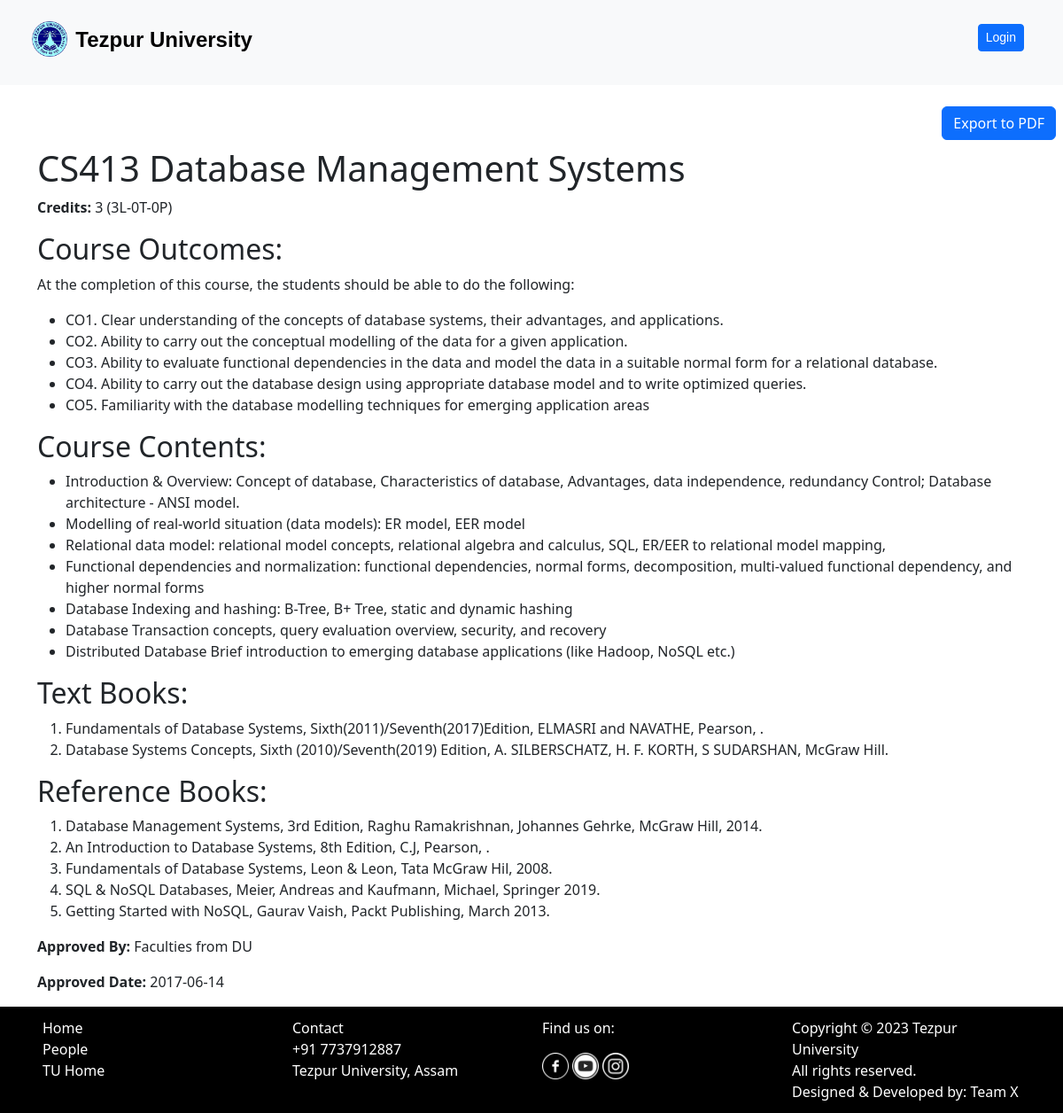
The app's page /course/details.php?CourseID=4 with its own data.
### tables this page shows
CREATE TABLE `course` (
  `course_id` int(11) NOT NULL,
  `course_code` varchar(10) NOT NULL,
  `course_name` varchar(255) NOT NULL,
  `corequisite` varchar(255) DEFAULT NULL,
  `l` int(11) DEFAULT NULL,
  `t` int(11) DEFAULT NULL,
  `p` int(11) DEFAULT NULL,
  `abstract` text DEFAULT NULL,
  `curr_syllabus_id` int(10) DEFAULT NULL,
  `department_id` int(11) DEFAULT NULL
);

CREATE TABLE `course_outcomes` (
  `id` int(11) NOT NULL,
  `syllabus_id` int(11) DEFAULT NULL,
  `description` text DEFAULT NULL
);

CREATE TABLE `course_contents` (
  `id` int(11) NOT NULL,
  `syllabus_id` int(11) DEFAULT NULL,
  `description` text DEFAULT NULL
);

CREATE TABLE `textbooks` (
  `id` int(11) NOT NULL,
  `syllabus_id` int(11) DEFAULT NULL,
  `tb_name` varchar(250) DEFAULT NULL,
  `tb_author` varchar(250) DEFAULT NULL,
  `tb_press` varchar(250) DEFAULT NULL
);

CREATE TABLE `reference_books` (
  `id` int(11) NOT NULL,
  `syllabus_id` int(11) DEFAULT NULL,
  `rb_name` varchar(250) DEFAULT NULL,
  `rb_author` varchar(250) DEFAULT NULL,
  `rb_press` varchar(250) DEFAULT NULL
);

CREATE TABLE `syllabus` (
  `syllabus_id` int(11) NOT NULL,
  `version_number` int(11) NOT NULL,
  `effective_date` date NOT NULL,
  `approved_by` varchar(250) DEFAULT NULL,
  `approval_num` varchar(250) DEFAULT NULL,
  `course_id` int(11) NOT NULL
);

### course/details.php (the view, shortened to what this page needs)
<?php
$rootdr = "./../";
$CourseID = $_GET['CourseID'];
include_once($rootdr . 'assets/header.php');
$obj = new DbConnect();
$conn = $obj->conn;
$query = "SELECT * FROM course WHERE course_id = ?";
if ($stmt = $conn->prepare($query)) {
  $stmt->bind_param("s", $CourseID);
  if ($stmt->execute()) {
    $result = $stmt->get_result();
    $courses = $result->fetch_all(MYSQLI_ASSOC);
  }
}
$query = "SELECT * FROM syllabus WHERE course_id = ?";
if ($stmt = $conn->prepare($query)) {
  $stmt->bind_param("s", $courses[0]["course_id"]);
  if ($stmt->execute()) {
    $result = $stmt->get_result();
    $syllabus = $result->fetch_all(MYSQLI_ASSOC);
  }
}
$query = "SELECT * FROM course_contents WHERE syllabus_id = ?";
if ($stmt = $conn->prepare($query)) {
  $stmt->bind_param("s", $syllabus[0]['syllabus_id']);
  if ($stmt->execute()) {
    $result = $stmt->get_result();
    $courseContents = $result->fetch_all(MYSQLI_ASSOC);
  }
}
$query = "SELECT * FROM course_outcomes WHERE syllabus_id = ?";
if ($stmt = $conn->prepare($query)) {
  $stmt->bind_param("s", $syllabus[0]['syllabus_id']);
  if ($stmt->execute()) {
    $result = $stmt->get_result();
    $courseOutcomes = $result->fetch_all(MYSQLI_ASSOC);
  }
}
$query = "SELECT * FROM textbooks WHERE syllabus_id = ?";
if ($stmt = $conn->prepare($query)) {
  $stmt->bind_param("s", $syllabus[0]['syllabus_id']);
  if ($stmt->execute()) {
    $result = $stmt->get_result();
    $textbooks = $result->fetch_all(MYSQLI_ASSOC);
  }
}
$query = "SELECT * FROM reference_books WHERE syllabus_id = ?";
if ($stmt = $conn->prepare($query)) {
  $stmt->bind_param("s", $syllabus[0]['syllabus_id']);
  if ($stmt->execute()) {
    $result = $stmt->get_result();
    $referenceBooks = $result->fetch_all(MYSQLI_ASSOC);
  }
}
if (!empty($courses)) {
  $row = $courses[0];
  echo '<div class="mt-3 p-2 d-flex justify-content-end">';
  echo '<a class="btn btn-primary" href="pdf.php?CourseID=' . $row['course_id'] . '" target="_blank">Export to PDF</a>';
  echo '</div>';
  echo '<div class="container ">';
  echo '<h1>' . $row['course_code'] . ' ' . $row['course_name'] . '</h1>';
  echo '<p><strong>Credits:</strong> ' . $row['l'] + $row['t'] + $row['p'] . ' (' . $row['l'] . "L-" . $row['t'] . "T-" . $row['p'] . "P" . ')</p>';
  echo '<h2>Course Outcomes:</h2>';
  echo '<p>At the completion of this course, the students should be able to do the following:</p>';
  echo '<ul>';
  if (!empty($courseOutcomes)) {
    $i = 1;
    foreach ($courseOutcomes as $co) {
      $coKey = 'CO' . $i;
      if (isset($co['description'])) {
        echo '<li>' . $coKey . '. ' . $co['description'] . '</li>';
      }
      $i++;
    }
  }
  echo '</ul>';
  echo '<h2>Course Contents:</h2>';
  echo '<ul>';
  if (!empty($courseContents)) {
    foreach ($courseContents as $cc) {
      if (isset($cc['description'])) {
        echo '<li>' . $cc['description'] . '</li>';
      }
    }
  }
  echo '</ul>';
  if (!empty($textbooks)) {
    echo '<h2>Text Books:</h2>';
    echo '<ol>';
    foreach ($textbooks as $tb) {
      if (isset($tb['tb_name'])) {
        echo '<li>'  . $tb['tb_name'] . ', ' . $tb['tb_author'] . ', ' . $tb['tb_press'] . '.</li>';
      }
    }
    echo '</ol>';
  }
  if (!empty($referenceBooks)) {
    echo '<h2>Reference Books:</h2>';
    echo '<ol>';
    foreach ($referenceBooks as $rb) {
      if (isset($rb['rb_name'])) {
        echo '<li>'  . $rb['rb_name'] . ', ' . $rb['rb_author'] . ', ' . $rb['rb_press'] . '.</li>';
      }
    }
    echo '</ol>';
  }
  echo '<div class="mt-3">';
  echo '<p class="watermark"><strong>Approved By:</strong> ' . ($syllabus[0]['approved_by'] ?? 'N/A') . '</p>';
  echo '<p class="watermark"><strong>Approved Date:</strong> ' . ($syllabus[0]['effective_date'] ?? 'N/A') . '</p>';
  echo '</div>';
  echo '</div>';
} else {
  echo 'No data found.';
}
include_once($rootdr . 'assets/footer.php');
?>

### records on screen
course: course_code "CS413", course_name "Database Management Systems", $row['l'] + $row['t'] + $row['p'] "3", l "3", t "0", p "0"
course_outcomes: coKey "CO1", description "Clear understanding of the concepts of database systems, their advantages, and applications."
course_outcomes: coKey "CO2", description "Ability to carry out the conceptual modelling of the data for a given application."
course_outcomes: coKey "CO3", description "Ability to evaluate functional dependencies in the data and model the data in a suitable normal form for a relational database."
course_outcomes: coKey "CO4", description "Ability to carry out the database design using appropriate database model and to write optimized queries."
course_outcomes: coKey "CO5", description "Familiarity with the database modelling techniques for emerging application areas"
course_contents: description "Introduction & Overview: Concept of database, Characteristics of database, Advantages, data independence, redundancy Control; Database architecture - ANSI model."
course_contents: description "Modelling of real-world situation (data models): ER model, EER model"
course_contents: description "Relational data model: relational model concepts, relational algebra and calculus, SQL, ER/EER to relational model mapping,"
course_contents: description "Functional dependencies and normalization: functional dependencies, normal forms, decomposition, multi-valued functional dependency, and higher normal forms"
course_contents: description "Database Indexing and hashing: B-Tree, B+ Tree, static and dynamic hashing"
course_contents: description "Database Transaction concepts, query evaluation overview, security, and recovery"
course_contents: description "Distributed Database Brief introduction to emerging database applications (like Hadoop, NoSQL etc.)"
textbooks: tb_name "Fundamentals of Database Systems, Sixth(2011)/Seventh(2017)Edition", tb_author "ELMASRI and NAVATHE, Pearson"
textbooks: tb_name "Database Systems Concepts, Sixth (2010)/Seventh(2019) Edition", tb_author "A. SILBERSCHATZ, H. F. KORTH, S SUDARSHAN", tb_press "McGraw Hill"
reference_books: rb_name "Database Management Systems, 3rd Edition", rb_author "Raghu Ramakrishnan, Johannes Gehrke", rb_press "McGraw Hill, 2014"
reference_books: rb_name "An Introduction to Database Systems, 8th Edition", rb_author "C.J, Pearson"
reference_books: rb_name "Fundamentals of Database Systems", rb_author "Leon & Leon", rb_press "Tata McGraw Hil, 2008"
reference_books: rb_name "SQL & NoSQL Databases", rb_author "Meier, Andreas and Kaufmann, Michael", rb_press "Springer 2019"
reference_books: rb_name "Getting Started with NoSQL", rb_author "Gaurav Vaish", rb_press "Packt Publishing, March 2013"
syllabus: approved_by "Faculties from DU", effective_date "2017-06-14"
